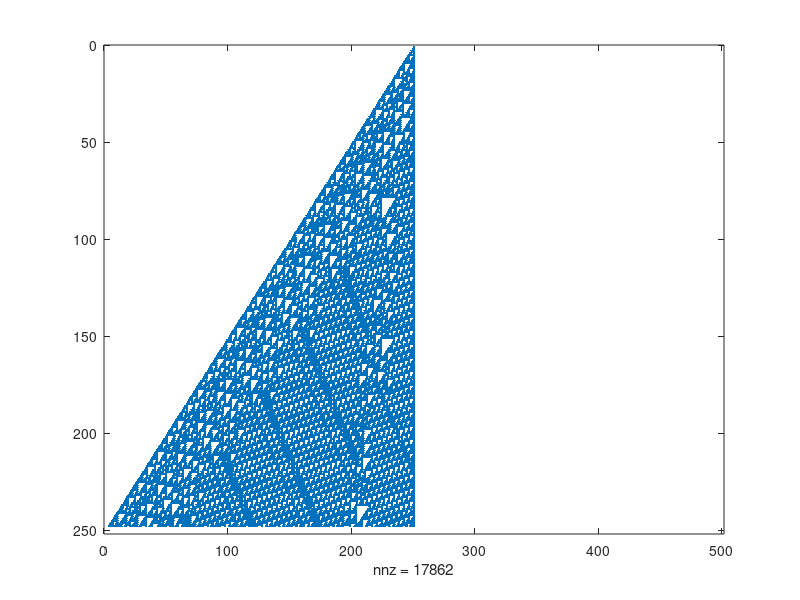

This figure's MATLAB source:
%Trying to generate a Sierpinski triangle
size = 501;
time = 251;

%
A = zeros(time,size);
A(1,floor(size/2) + 1)=1;

%Ruleset for the 8bit two state automaton. Rule 90 is just the binary
%representation of 90 01011010
%Rule 90 -> rule = [0,1,0,1,1,0,1,0]

%Rule 110 -> 
rule =[0,1,1,1,0,1,1,0]


%Updating the automaton according to the ruleset
for(t= 1:time-4),

for(i=2:size-1)
if(A(t,i-1) == 0   &   A(t,i) ==  0    &   A(t,i+1) == 0),

A(t+1,i) = rule(1);

end
if(A(t,i-1) ==  0   &   A(t,i) ==  0    &   A(t,i+1) == 1 ),

A(t+1,i) = rule(2);

end
if(A(t,i-1) == 0    &   A(t,i) == 1     &   A(t,i+1) == 0),

A(t+1,i) = rule(3);

end
if(A(t,i-1) == 0    &   A(t,i) == 1     &   A(t,i+1) == 1),

A(t+1,i) = rule(4);

end
if(A(t,i-1) == 1    &   A(t,i) == 0     &   A(t,i+1) == 0),

A(t+1,i) = rule(5);

end
if(A(t,i-1) ==  1   &   A(t,i) ==  0    &   A(t,i+1) == 1),

A(t+1,i) = rule(6);

end
if(A(t,i-1) ==  1   &   A(t,i) ==   1   &   A(t,i+1) == 0),

A(t+1,i) = rule(7);

end
if(A(t,i-1) == 1    &   A(t,i) ==    1  &   A(t,i+1) == 1),

A(t+1,i) = rule(8);

end

end
end

%Output for a 1D automaton
spy(A)